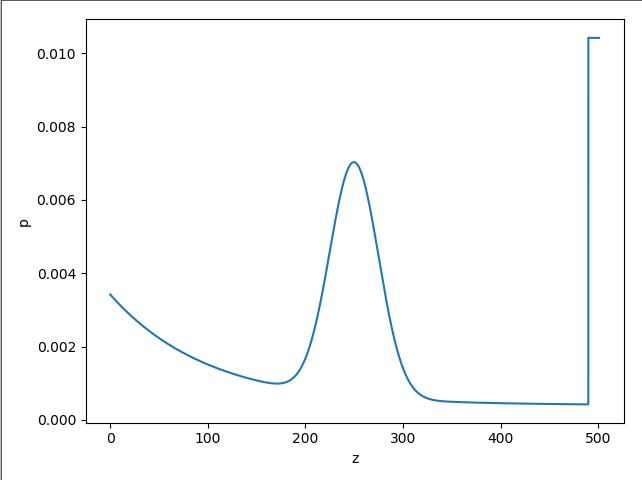

Generate this figure with Python:
from math import *
from scipy.integrate import quad
from functools import partial

import numpy as np
import matplotlib.pyplot as plt

SAMPLES = int(1e4)
MAX_DIS = 500
print('Using sample times: {:e}'.format(SAMPLES))

z_exp = 250
lamda = 0.01
sigma = 25
z_small = 10


def gaussian(z, sigma=sigma):
    return np.exp(-np.power(z - z_exp, 2.) / (2 * np.power(sigma, 2.))) / (np.sqrt(2 * pi) * sigma)


def exp_fn(z, lamda=lamda):
    return lamda * exp(-lamda * z)


def get_mu(f):
    mu, error = quad(f, 0, MAX_DIS)
    return 1 / mu


def hit():
    mu = get_mu(gaussian)

    return lambda z: mu * gaussian(z)


def unexp():
    mu = get_mu(exp_fn)

    return lambda z: mu * exp_fn(z)


def rand():
    return lambda z: 1 / MAX_DIS


def max_range():
    return lambda z: 1 / z_small if abs(z - MAX_DIS) < z_small else 0


def draw(f):
    X = np.linspace(0, MAX_DIS, SAMPLES)

    Y = list(map(f, X))

    plt.plot(X, Y)
    plt.xlabel('z')
    plt.ylabel('p')
    plt.show()


def do_hw(alphas):
    p_hit = hit()
    p_unexp = unexp()
    p_rand = rand()
    p_max_range = max_range()

    # draw(p_hit)
    # draw(p_unexp)
    # draw(p_rand)
    # draw(p_max_range)

    f = lambda z: np.array(alphas).T @ [p_hit(z), p_unexp(z), p_rand(z), p_max_range(z)]
    draw(f)


if __name__ == "__main__":
    alphas = [0.4, 0.3, 0.2, 0.1]
    do_hw(alphas)
